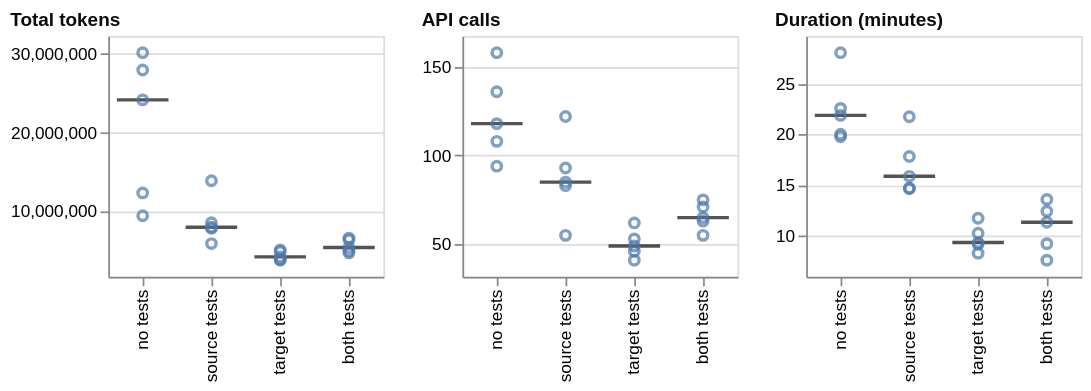

This figure's Vega-Lite source:
### Vega-Lite specification from a JSON file in a GitHub repository (floating-point values rounded to 4 significant figures)
{"config": {"view": {"continuousWidth": 300, "continuousHeight": 300}}, "concat": [{"layer": [{"mark": {"type": "tick", "color": "#0b0b0b", "opacity": 0.7, "size": 30, "thickness": 2}, "encoding": {"x": {"field": "condition", "scale": {"paddingInner": 0.25, "paddingOuter": 0.125}, "sort": ["no tests", "source tests", "target tests", "both tests"], "title": null, "type": "nominal"}, "y": {"aggregate": "median", "field": "value", "scale": {"domain": [1654000.0, 32270000.0], "nice": false}, "title": null, "type": "quantitative"}}}, {"mark": {"type": "point"}, "encoding": {"x": {"field": "condition", "scale": {"paddingInner": 0.25, "paddingOuter": 0.125}, "sort": ["no tests", "source tests", "target tests", "both tests"], "title": null, "type": "nominal"}, "xOffset": {"field": "nudge", "scale": {"domain": [-1.0, 1.0], "range": [9.0, 21.0]}, "title": null, "type": "quantitative"}, "y": {"field": "value", "scale": {"domain": [1654000.0, 32270000.0], "nice": false}, "type": "quantitative"}}}, {"mark": {"type": "rule"}, "encoding": {"y": {"aggregate": "median", "field": "reference", "scale": {"domain": [1654000.0, 32270000.0], "nice": false}, "type": "quantitative"}}, "transform": [{"filter": {"field": "reference", "valid": true}}]}], "data": {"name": "data-8fd0ffdfe4fb0a510af8eb2c0e7427d4"}, "height": 140, "title": {"text": "Total tokens", "anchor": "start", "color": "#0b0b0b", "fontSize": 11}, "width": 160}, {"layer": [{"mark": {"type": "tick", "color": "#0b0b0b", "opacity": 0.7, "size": 30, "thickness": 2}, "encoding": {"x": {"field": "condition", "scale": {"paddingInner": 0.25, "paddingOuter": 0.125}, "sort": ["no tests", "source tests", "target tests", "both tests"], "title": null, "type": "nominal"}, "y": {"aggregate": "median", "field": "value", "scale": {"domain": [31.64, 167.4], "nice": false}, "title": null, "type": "quantitative"}}}, {"mark": {"type": "point"}, "encoding": {"x": {"field": "condition", "scale": {"paddingInner": 0.25, "paddingOuter": 0.125}, "sort": ["no tests", "source tests", "target tests", "both tests"], "title": null, "type": "nominal"}, "xOffset": {"field": "nudge", "scale": {"domain": [-1.0, 1.0], "range": [9.0, 21.0]}, "title": null, "type": "quantitative"}, "y": {"field": "value", "scale": {"domain": [31.64, 167.4], "nice": false}, "type": "quantitative"}}}, {"mark": {"type": "rule"}, "encoding": {"y": {"aggregate": "median", "field": "reference", "scale": {"domain": [31.64, 167.4], "nice": false}, "type": "quantitative"}}, "transform": [{"filter": {"field": "reference", "valid": true}}]}], "data": {"name": "data-2fd31528d031dfe155d9a32b02c79884"}, "height": 140, "title": {"text": "API calls", "anchor": "start", "color": "#0b0b0b", "fontSize": 11}, "width": 160}, {"layer": [{"mark": {"type": "tick", "color": "#0b0b0b", "opacity": 0.7, "size": 30, "thickness": 2}, "encoding": {"x": {"field": "condition", "scale": {"paddingInner": 0.25, "paddingOuter": 0.125}, "sort": ["no tests", "source tests", "target tests", "both tests"], "title": null, "type": "nominal"}, "y": {"aggregate": "median", "field": "value", "scale": {"domain": [5.973, 29.69], "nice": false}, "title": null, "type": "quantitative"}}}, {"mark": {"type": "point"}, "encoding": {"x": {"field": "condition", "scale": {"paddingInner": 0.25, "paddingOuter": 0.125}, "sort": ["no tests", "source tests", "target tests", "both tests"], "title": null, "type": "nominal"}, "xOffset": {"field": "nudge", "scale": {"domain": [-1.0, 1.0], "range": [9.0, 21.0]}, "title": null, "type": "quantitative"}, "y": {"field": "value", "scale": {"domain": [5.973, 29.69], "nice": false}, "type": "quantitative"}}}, {"mark": {"type": "rule"}, "encoding": {"y": {"aggregate": "median", "field": "reference", "scale": {"domain": [5.973, 29.69], "nice": false}, "type": "quantitative"}}, "transform": [{"filter": {"field": "reference", "valid": true}}]}], "data": {"name": "data-090bf34df16659b9afe712b6477189a8"}, "height": 140, "title": {"text": "Duration (minutes)", "anchor": "start", "color": "#0b0b0b", "fontSize": 11}, "width": 160}], "columns": 4, "$schema": "https://vega.github.io/schema/vega-lite/v6.4.1.json", "datasets": {"data-8fd0ffdfe4fb0a510af8eb2c0e7427d4": [{"condition": "no tests", "layout": "rebuilt the file layout", "metric": "total_tokens", "value": 27960000.0, "reference": null, "nudge": 0.0}, {"condition": "no tests", "layout": "kept the file layout", "metric": "total_tokens", "value": 30160000.0, "reference": null, "nudge": 0.0}, {"condition": "no tests", "layout": "rebuilt the file layout", "metric": "total_tokens", "value": 12320000.0, "reference": null, "nudge": 0.0}, {"condition": "no tests", "layout": "rebuilt the file layout", "metric": "total_tokens", "value": 24160000.0, "reference": null, "nudge": 0.0}, {"condition": "no tests", "layout": "kept the file layout", "metric": "total_tokens", "value": 9413000.0, "reference": null, "nudge": 0.0}, {"condition": "source tests", "layout": "kept the file layout", "metric": "total_tokens", "value": 13860000.0, "reference": null, "nudge": 0.0}, {"condition": "source tests", "layout": "kept the file layout", "metric": "total_tokens", "value": 7958000.0, "reference": null, "nudge": 0.0}, {"condition": "source tests", "layout": "kept the file layout", "metric": "total_tokens", "value": 5876000.0, "reference": null, "nudge": 0.0}, {"condition": "source tests", "layout": "rebuilt the file layout", "metric": "total_tokens", "value": 8521000.0, "reference": null, "nudge": 0.0}, {"condition": "source tests", "layout": "kept the file layout", "metric": "total_tokens", "value": 7816000.0, "reference": null, "nudge": 0.0}, {"condition": "target tests", "layout": "kept the file layout", "metric": "total_tokens", "value": 3841000.0, "reference": null, "nudge": 0.0}, {"condition": "target tests", "layout": "kept the file layout", "metric": "total_tokens", "value": 4861000.0, "reference": null, "nudge": 0.0}, {"condition": "target tests", "layout": "kept the file layout", "metric": "total_tokens", "value": 4182000.0, "reference": null, "nudge": 0.0}, {"condition": "target tests", "layout": "kept the file layout", "metric": "total_tokens", "value": 3765000.0, "reference": null, "nudge": 0.0}, {"condition": "target tests", "layout": "kept the file layout", "metric": "total_tokens", "value": 5060000.0, "reference": null, "nudge": 0.0}, {"condition": "both tests", "layout": "kept the file layout", "metric": "total_tokens", "value": 4697000.0, "reference": null, "nudge": 0.0}, {"condition": "both tests", "layout": "kept the file layout", "metric": "total_tokens", "value": 4933000.0, "reference": null, "nudge": 0.0}, {"condition": "both tests", "layout": "kept the file layout", "metric": "total_tokens", "value": 5376000.0, "reference": null, "nudge": 0.0}, {"condition": "both tests", "layout": "kept the file layout", "metric": "total_tokens", "value": 6573000.0, "reference": null, "nudge": 0.0}, {"condition": "both tests", "layout": "kept the file layout", "metric": "total_tokens", "value": 6355000.0, "reference": null, "nudge": 0.0}], "data-2fd31528d031dfe155d9a32b02c79884": [{"condition": "no tests", "layout": "rebuilt the file layout", "metric": "api_calls", "value": 136.0, "reference": null, "nudge": 0.0}, {"condition": "no tests", "layout": "kept the file layout", "metric": "api_calls", "value": 158.0, "reference": null, "nudge": 0.0}, {"condition": "no tests", "layout": "rebuilt the file layout", "metric": "api_calls", "value": 108.0, "reference": null, "nudge": 0.0}, {"condition": "no tests", "layout": "rebuilt the file layout", "metric": "api_calls", "value": 118.0, "reference": null, "nudge": 0.0}, {"condition": "no tests", "layout": "kept the file layout", "metric": "api_calls", "value": 94.0, "reference": null, "nudge": 0.0}, {"condition": "source tests", "layout": "kept the file layout", "metric": "api_calls", "value": 122.0, "reference": null, "nudge": 0.0}, {"condition": "source tests", "layout": "kept the file layout", "metric": "api_calls", "value": 83.0, "reference": null, "nudge": 0.0}, {"condition": "source tests", "layout": "kept the file layout", "metric": "api_calls", "value": 55.0, "reference": null, "nudge": 0.0}, {"condition": "source tests", "layout": "rebuilt the file layout", "metric": "api_calls", "value": 93.0, "reference": null, "nudge": 0.0}, {"condition": "source tests", "layout": "kept the file layout", "metric": "api_calls", "value": 85.0, "reference": null, "nudge": 0.0}, {"condition": "target tests", "layout": "kept the file layout", "metric": "api_calls", "value": 49.0, "reference": null, "nudge": 0.0}, {"condition": "target tests", "layout": "kept the file layout", "metric": "api_calls", "value": 62.0, "reference": null, "nudge": 0.0}, {"condition": "target tests", "layout": "kept the file layout", "metric": "api_calls", "value": 46.0, "reference": null, "nudge": 0.0}, {"condition": "target tests", "layout": "kept the file layout", "metric": "api_calls", "value": 41.0, "reference": null, "nudge": 0.0}, {"condition": "target tests", "layout": "kept the file layout", "metric": "api_calls", "value": 53.0, "reference": null, "nudge": 0.0}, {"condition": "both tests", "layout": "kept the file layout", "metric": "api_calls", "value": 63.0, "reference": null, "nudge": 0.0}, {"condition": "both tests", "layout": "kept the file layout", "metric": "api_calls", "value": 55.0, "reference": null, "nudge": 0.0}, {"condition": "both tests", "layout": "kept the file layout", "metric": "api_calls", "value": 65.0, "reference": null, "nudge": 0.0}, {"condition": "both tests", "layout": "kept the file layout", "metric": "api_calls", "value": 75.0, "reference": null, "nudge": 0.0}, {"condition": "both tests", "layout": "kept the file layout", "metric": "api_calls", "value": 71.0, "reference": null, "nudge": 0.0}], "data-090bf34df16659b9afe712b6477189a8": [{"condition": "no tests", "layout": "rebuilt the file layout", "metric": "duration_min", "value": 22.57, "reference": null, "nudge": 0.0}, {"condition": "no tests", "layout": "kept the file layout", "metric": "duration_min", "value": 28.06, "reference": null, "nudge": 0.0}, {"condition": "no tests", "layout": "rebuilt the file layout", "metric": "duration_min", "value": 19.77, "reference": null, "nudge": 0.0}, {"condition": "no tests", "layout": "rebuilt the file layout", "metric": "duration_min", "value": 21.88, "reference": null, "nudge": 0.0}, {"condition": "no tests", "layout": "kept the file layout", "metric": "duration_min", "value": 20.02, "reference": null, "nudge": 0.0}, {"condition": "source tests", "layout": "kept the file layout", "metric": "duration_min", "value": 21.75, "reference": null, "nudge": 0.0}, {"condition": "source tests", "layout": "kept the file layout", "metric": "duration_min", "value": 14.7, "reference": null, "nudge": 0.0}, {"condition": "source tests", "layout": "kept the file layout", "metric": "duration_min", "value": 15.87, "reference": null, "nudge": 0.0}, {"condition": "source tests", "layout": "rebuilt the file layout", "metric": "duration_min", "value": 17.83, "reference": null, "nudge": 0.0}, {"condition": "source tests", "layout": "kept the file layout", "metric": "duration_min", "value": 14.67, "reference": null, "nudge": 0.0}, {"condition": "target tests", "layout": "kept the file layout", "metric": "duration_min", "value": 8.301, "reference": null, "nudge": 0.0}, {"condition": "target tests", "layout": "kept the file layout", "metric": "duration_min", "value": 11.74, "reference": null, "nudge": 0.0}, {"condition": "target tests", "layout": "kept the file layout", "metric": "duration_min", "value": 9.175, "reference": null, "nudge": 0.0}, {"condition": "target tests", "layout": "kept the file layout", "metric": "duration_min", "value": 10.27, "reference": null, "nudge": 0.0}, {"condition": "target tests", "layout": "kept the file layout", "metric": "duration_min", "value": 9.341, "reference": null, "nudge": 0.0}, {"condition": "both tests", "layout": "kept the file layout", "metric": "duration_min", "value": 7.609, "reference": null, "nudge": 0.0}, {"condition": "both tests", "layout": "kept the file layout", "metric": "duration_min", "value": 12.43, "reference": null, "nudge": 0.0}, {"condition": "both tests", "layout": "kept the file layout", "metric": "duration_min", "value": 9.234, "reference": null, "nudge": 0.0}, {"condition": "both tests", "layout": "kept the file layout", "metric": "duration_min", "value": 13.6, "reference": null, "nudge": 0.0}, {"condition": "both tests", "layout": "kept the file layout", "metric": "duration_min", "value": 11.35, "reference": null, "nudge": 0.0}]}}
